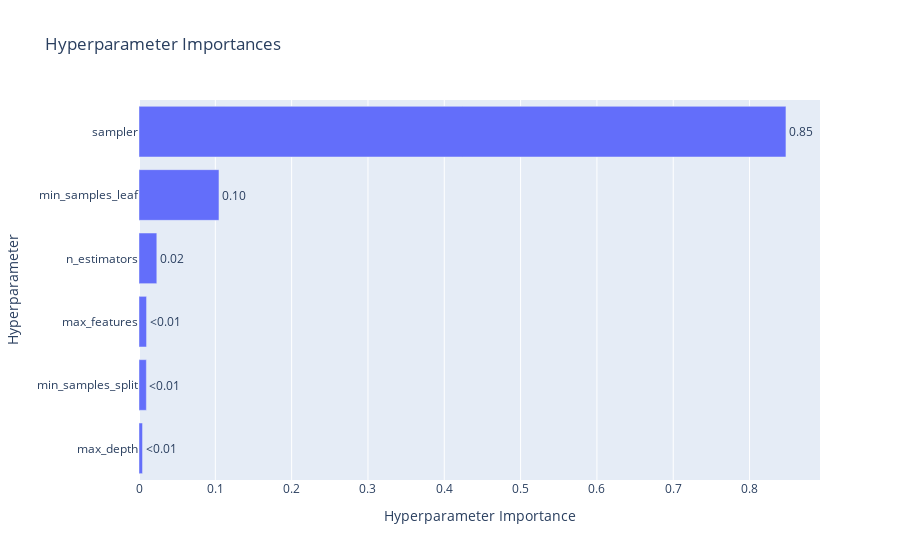

The notebook cell saved with this chart:
### Code cell
fig2 = vis.plot_param_importances(study)
fig2.show()

### Figure 1 — Plotly figure (JSON) as saved in the notebook; plotly's stock layout.template omitted (floating-point values rounded to 4 significant figures)
{"data": [{"cliponaxis": false, "hovertemplate": ["max_depth (IntDistribution): 0.004625373878289956<extra></extra>", "min_samples_split (IntDistribution): 0.009655986338286121<extra></extra>", "max_features (CategoricalDistribution): 0.009887082534806881<extra></extra>", "n_estimators (IntDistribution): 0.02334415557070672<extra></extra>", "min_samples_leaf (IntDistribution): 0.10479863068619881<extra></extra>", "sampler (CategoricalDistribution): 0.8476887709917116<extra></extra>"], "name": "Objective Value", "orientation": "h", "text": ["<0.01", "<0.01", "<0.01", "0.02", "0.10", "0.85"], "textposition": "outside", "type": "bar", "x": [0.004625, 0.009656, 0.009887, 0.02334, 0.1048, 0.8477], "y": ["max_depth", "min_samples_split", "max_features", "n_estimators", "min_samples_leaf", "sampler"]}], "layout": {"title": {"text": "Hyperparameter Importances"}, "xaxis": {"title": {"text": "Hyperparameter Importance"}}, "yaxis": {"title": {"text": "Hyperparameter"}}}}
